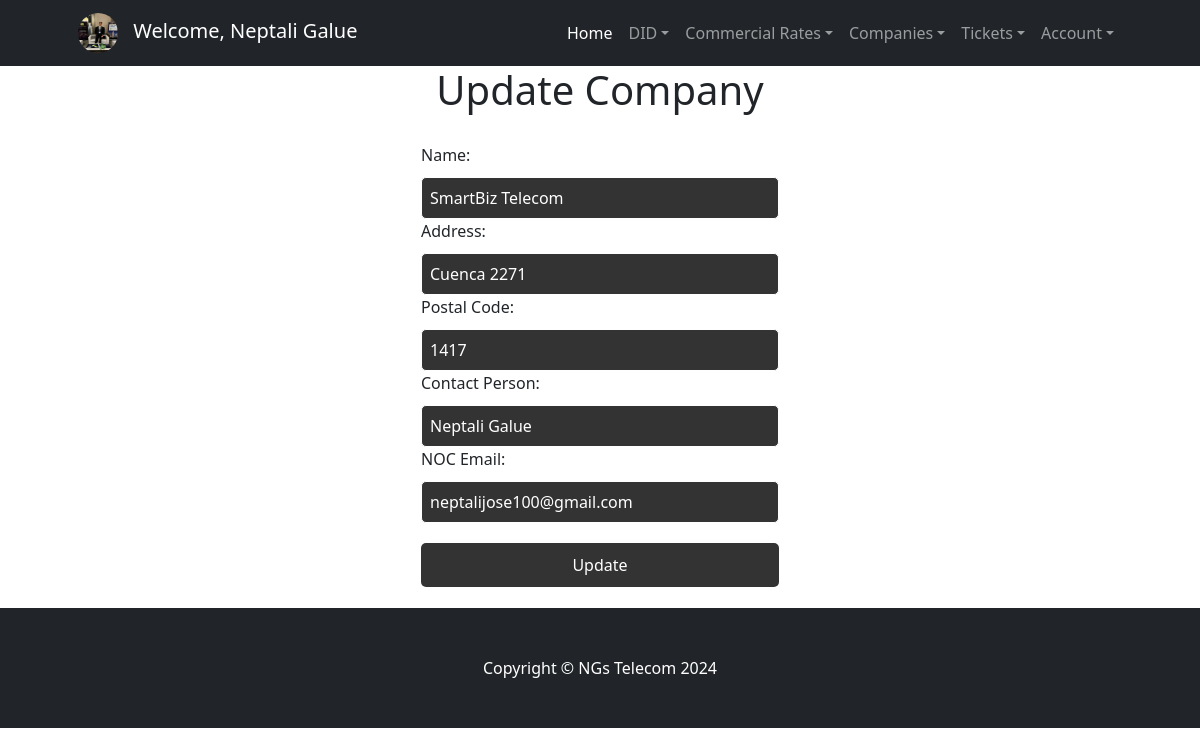
Screenshot of /DIDs/Compania/Update/1/ (signed in) with the database file from the repository.
### accounts/models.py (models this page shows, shortened)
class CustomUser(AbstractUser):
    email = models.EmailField(unique=True)
    is_technical = models.BooleanField(default=False)
    is_commercial = models.BooleanField(default=False)
    avatar = models.ImageField(upload_to='avatars/', null=True, blank=True)  # Nuevo campo para el avatar
    USERNAME_FIELD = 'username'
    REQUIRED_FIELDS = ['email', 'first_name', 'last_name']

### DIDs/models.py (models this page shows, shortened)
class Compania(models.Model):
    direccion = models.CharField(max_length=60)
    codigo_postal = models.IntegerField()
    nombre = models.CharField(max_length=60)
    persona_contacto = models.CharField(max_length=60)
    NOCemail = models.EmailField()

### DIDs/views.py (the view, shortened to what this page needs)
# urls.py: path('Compania/Update/<int:pk>/', CompaniaUpdateView.as_view(), name='UpdateCompania'),
@method_decorator(login_required, name='dispatch')
@method_decorator(technical_required, name='dispatch')
class CompaniaUpdateView(UpdateView):
    model = Compania
    template_name = 'dids/UpdateCompany.html'
    fields = ['nombre', 'direccion', 'codigo_postal', 'persona_contacto', 'NOCemail']
    success_url = reverse_lazy('BusComp')

### DIDs/templates/dids/UpdateCompany.html (shortened to what this page needs)
<!DOCTYPE html>
<html lang="en">
<head>
</head>
<body>
    {% extends "dids/inicio.html" %} {% load static %}
    {% block contenidoQueCambia %}
    <h1>Update Company</h1>
    <form method="POST">
        <label for="nombre">Name:</label>
        <input type="text" id="nombre" name="nombre" value="{{ object.nombre }}" required>
        <label for="direccion">Address:</label>
        <input type="text" id="direccion" name="direccion" value="{{ object.direccion }}" required>
        <label for="codigo_postal">Postal Code:</label>
        <input type="number" id="codigo_postal" name="codigo_postal" value="{{ object.codigo_postal }}" required>
        <label for="persona_contacto">Contact Person:</label>
        <input type="text" id="persona_contacto" name="persona_contacto" value="{{ object.persona_contacto }}" required>
        <label for="NOCemail">NOC Email:</label>
        <input type="email" id="NOCemail" name="NOCemail" value="{{ object.NOCemail }}" required>
        <input type="submit" value="Update">
    </form>
    {% endblock %}

### DIDs/templates/dids/inicio.html (shortened to what this page needs)
{% load static %}
<!DOCTYPE html>
<html lang="en">
<head>
    <link href="https://cdn.jsdelivr.net/npm/bootstrap-icons@1.4.1/font/bootstrap-icons.css" rel="stylesheet" />
    <link href="css/styles.css" rel="stylesheet" />
    <link href="{% static 'dids/css/styles.css' %}" rel="stylesheet" />
</head>
<body>
    <nav class="navbar navbar-expand-lg navbar-dark bg-dark">
        <div class="container px-lg-5">
            {% if user.is_authenticated %}
                <div class="navbar-brand">
                    {% if user.avatar %}
                        <img src="{{ user.avatar.url }}" alt="Avatar" class="avatar" style="border-radius: 50%; width: 40px; height: 40px; margin-right: 10px;">
                    {% else %}
                        <img src="{% static 'default-avatar.png' %}" alt="Avatar" class="avatar" style="border-radius: 50%; width: 40px; height: 40px; margin-right: 10px;">
                    {% endif %}
                    Welcome, {{ user.first_name }} {{ user.last_name }}
                </div>
            {% else %}
                <a class="navbar-brand" href="#!">NGs Telecom</a>
            {% endif %}
            <div class="collapse navbar-collapse" id="navbarSupportedContent">
                <ul class="navbar-nav ms-auto mb-2 mb-lg-0">
                    <li class="nav-item">
                        <a class="nav-link active" aria-current="page" href="{% url 'Inicio' %}">Home</a>
                    </li>
                    {% if user.is_authenticated %}
                        {% if user.is_technical %}
                            <li class="nav-item dropdown">
                                <a class="nav-link dropdown-toggle" href="#" id="navbarDropdownDID" role="button" data-bs-toggle="dropdown"
                                    aria-expanded="false">DID</a>
                            </li>
                            <li class="nav-item dropdown">
                                <a class="nav-link dropdown-toggle" href="#" id="navbarDropdownRates" role="button" data-bs-toggle="dropdown"
                                    aria-expanded="false">Commercial Rates</a>
                            </li>
                            <li class="nav-item dropdown">
                                <a class="nav-link dropdown-toggle" href="#" id="navbarDropdownCompanies" role="button" data-bs-toggle="dropdown"
                                    aria-expanded="false">Companies</a>
                            </li>
                        {% endif %}
                        <li class="nav-item dropdown">
                            <a class="nav-link dropdown-toggle" href="#" id="navbarDropdownTickets" role="button" data-bs-toggle="dropdown"
                                aria-expanded="false">Tickets</a>
                        </li>
                        <li class="nav-item dropdown">
                            <a class="nav-link dropdown-toggle" href="#" id="navbarDropdownAccount" role="button" data-bs-toggle="dropdown"
                                aria-expanded="false">Account</a>
                        </li>
                    {% else %}
                        <li class="nav-item">
                            <a class="nav-link" href="{% url 'Login' %}">Sign In</a>
                        </li>
                    {% endif %}
                </ul>
            </div>
        </div>
    </nav>
    {% block contenidoQueCambia %}{% endblock %}
<footer class="py-5 bg-dark">
    <div class="container">
        <p class="m-0 text-center text-white">Copyright &copy; NGs Telecom 2024</p>
    </div>
</footer>
</body>
</html>

### DIDs/templates/dids/UpdateCompany.html (style rules this page uses)
body { background-color: black; color: white; font-family: Arial, sans-serif; }
h1 { text-align: center; }
form { max-width: 400px; margin: 0 auto; padding: 20px; border: 1px solid white; border-radius: 10px; }
label, input { display: block; width: 100%; margin-bottom: 10px; }
input[type="text"], input[type="email"], input[type="number"] { padding: 8px; border-radius: 5px; border: 1px solid white; background-color: #333; color: white; }
input[type="submit"] { padding: 10px 20px; border: none; border-radius: 5px; background-color: #333; color: white; cursor: pointer; margin-top: 20px; }

### rows the page displays
CustomUser: avatar (picture), first_name "Neptali", last_name "Galue"
Compania: nombre "SmartBiz Telecom", direccion "Cuenca 2271", codigo_postal "1417", persona_contacto "Neptali Galue", NOCemail "neptalijose100@gmail.com"
